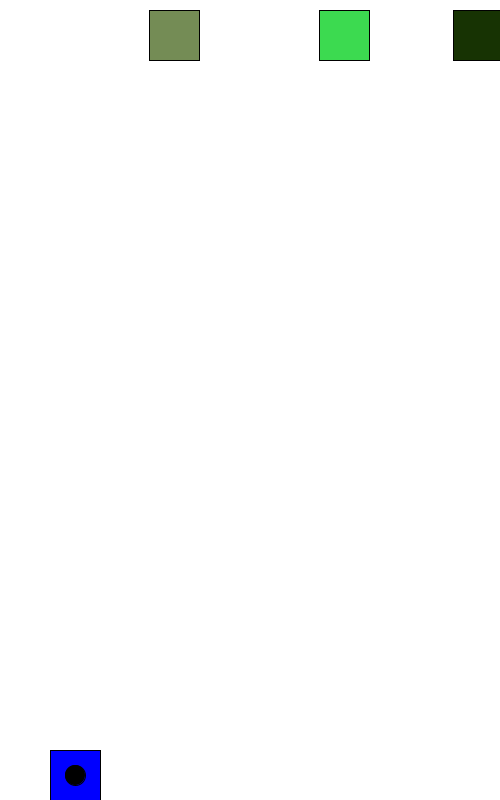
Frame 1 (no input)
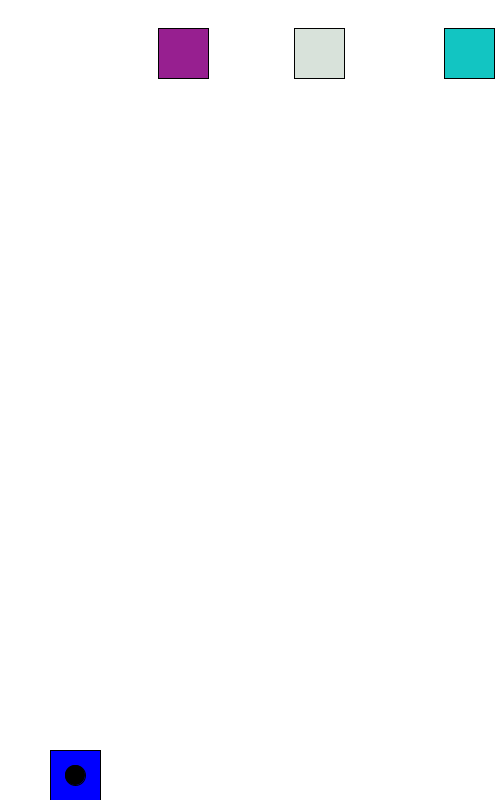
Frame 60 (the mouse pressed at the canvas centre just before this capture)
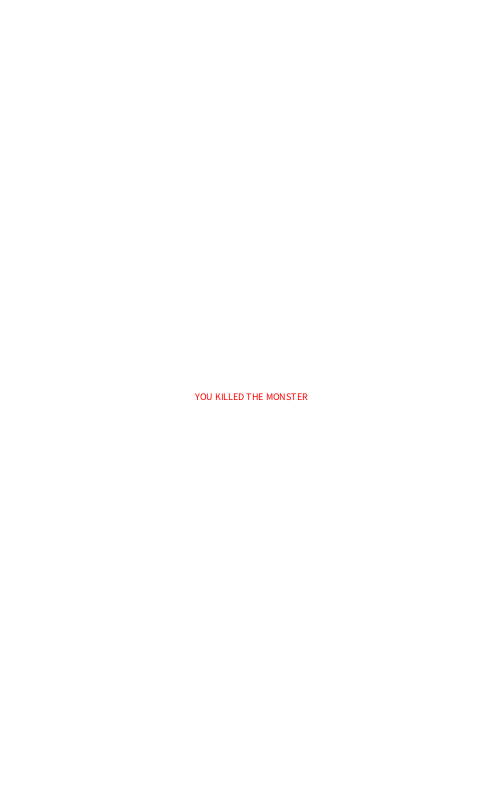
Frame 120 (the mouse held since frame 60 and released just before this capture)

The Processing sketch that drew these frames (run headless with seeded random() and noise(); from frame 60 on, the mouse is pressed at the canvas centre):

// Processing sketch: shootingGame
// ── shootingGame.pde
int mode = 0;
Player player = new Player(width/2,750,50,50);
Bullet bullet = new Bullet((player.pX + 25), (player.pY + 25));
boolean playerLife = true;
Monster[] monsters = new Monster[3];
boolean hit = false;

void setup(){
  size(500,800);
  background(255,255,255);
  monsters[0] = new Monster(random(0 + 30,width -30),10,50,50);
  monsters[1] = new Monster(random(0 + 30,width -30),10,50,50);
  monsters[2] = new Monster(random(0 + 30,width -30),10,50,50);
}

void draw(){
  if(mode == 0){
  playerLife = true;
  background(255,255,255);
  player.showPlayer();
  bullet.showBullet();
  bullet.shootBullet();  
  for(int i = 0; i < monsters.length; i++){
   monsters[i].showMonster();
   monsters[i].monsterCollisionWithbullet(); // why this not working
  }
  
  if(playerLife == false){
    noLoop();
    background(255, 255, 255);
    pushStyle();
    fill(255, 0, 0);
    String gameover = " YOU ARE DEAD!!";
    textAlign(CENTER);
    textSize(10);
    //text(gameover, height/2, width/2); // why this one not in the right place
    text(gameover, 250, 400);
    popStyle();
   }
  }else if (hit == true){
    mode = 1;
  }
  
  if(mode == 1){
    background(255, 255, 255);
    pushStyle();
    fill(255, 0, 0);
    String gameover = " YOU KILLED THE MONSTER";
    textAlign(CENTER);
    textSize(10);
    //text(gameover, height/2, width/2); // why this one not in the right place
    text(gameover, 250, 400);
    popStyle(); 
  }
}

class Player{
 float pX;
 float pY;
 float pW;
 float pH;
 
 Player(float pX,float pY,float pW,float pH){
   this.pX = pX;
   this.pY = pY;
   this.pW = pW;
   this.pH = pH;
 }
 
 void showPlayer(){
  fill(0,0,255);
  rect(pX,pY,pW,pH);
  if(keyPressed) {
    if(keyCode == LEFT){
      pX-=3;
    }
    else if(keyCode == RIGHT){
     pX+=3;
    }
  }
 }
}

class Monster{
 float mX;
 float mY;
 float mW;
 float mH;
 float mSpdX = 5;
 float mSpdY = 0.3;
 
 
 Monster(float mX,float mY,float mW,float mH){
   this.mX = mX;
   this.mY = mY;
   this.mW = mW;
   this.mH = mH;
 }
 
 void showMonster(){
  // collision in x direction
  if(mX + mW > player.pX &&
     mX < player.pX + player.pW &&
     mY + mH > player.pY &&
     mY < player.pY + player.pH){
       playerLife = false;
     } else if(mX < 0 || mX + mW > width){
       mSpdX *= -1;
     }
   // collision in y direction
   if(mX + mW > player.pX && 
      mX < player.pX + player.pW &&
      mY + mH > player.pY &&
      mY < player.pY + player.pH){
        playerLife = false;
      }else if(mY < 0 || mY + mH > height){
        playerLife = false;
      }
      
   mX += mSpdX;
   mY += mSpdY;
   pushStyle();
   fill(random(255),random(255),random(255));
   rect(mX,mY,mW,mH); 
   popStyle();
 }
 
 void monsterCollisionWithbullet(){
    if(bullet.bX > mX && bullet.bX < mX + mW && bullet.bY > mY && bullet.bY < mY + mH){
       hit = true; 
       mode = 1;
       //noLoop();
       println(hit);
    }
 }
 
}

class Bullet{
 float bX;
 float bY;
 float bD;
 float bSpd;
 boolean bExist;
 
 Bullet(float bX, float bY){
  this.bX = bX;
  this.bY = bY;
  this.bD = 20;
  this.bSpd = 0;
 }
 
 void showBullet(){
      fill(0);
      circle(bX,bY,bD);
      if(keyPressed) {
    if(keyCode == LEFT){
      bX-=3;
    }
    else if(keyCode == RIGHT){
     bX+=3;
    }
  }
      bY += bSpd;
      if(bY < 0){
       bY = player.pY + 25;
       bSpd = 0;
      }
     }
 
 void shootBullet(){
   if(mousePressed){
      bSpd = -40;
    }
   }
}

//void mouseClicked(){
//  bullet.bSpd = -20;
// }
